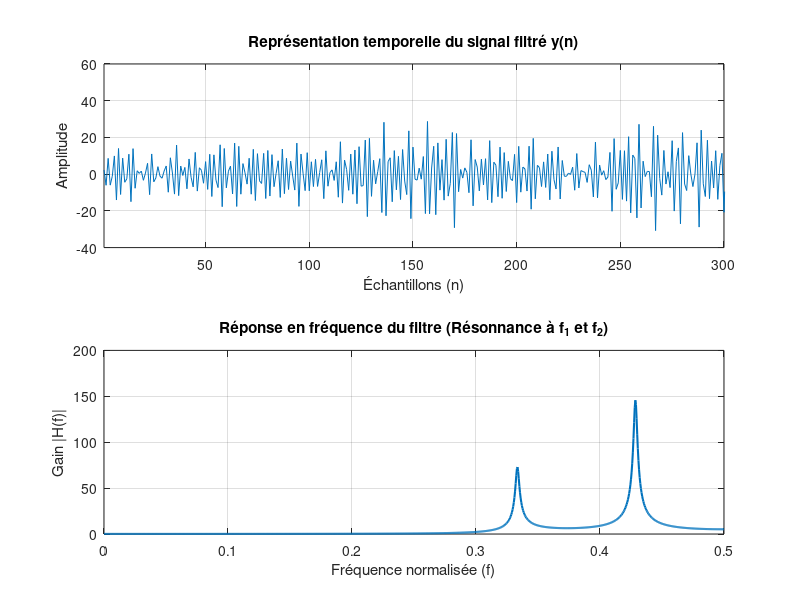

This figure's MATLAB source: (Note: this script raises an error after producing the figure.)
clear;
clc;

%%%%%%%%% Étape 2.2.2 : %%%%%%%%%

%% génération bbgc :

N = 2000;
m = 0;
sigma_carre = 1;
x = abs(sqrt(sigma_carre) + randn(1,N) + m);

%% création du filtre : 

f_1 = 1/3;
f_2 = 3/7;
R = 0.99; % module pôles
r = 0;

%%% pôles

p_1 = R*exp(1i*2*pi*f_1);
p_2 = conj(p_1);
p_3 = R*exp(1i*2*pi*f_2);
p_4 = conj(p_3);

%%% zéros

z_1 = r*exp(1i*2*pi*f_1);
z_2 = conj(z_1);
z_3 = r*exp(1i*2*pi*f_2);
z_4 = conj(z_3);

%%% Numérateur

Zeros = [z_1 z_2 z_3 z_4];
B = poly(Zeros);

%%% Dénominateur : 

Poles = [p_1 p_2 p_3 p_4];
A = poly(Poles);

%% filtrage : 
y = filter(B,A,x);


%% Affichage de la réponse en fréquence (Réjections)
figure;

%%% Représentation temporelle %%%

n = 1:N;
% Plot simple du signal de sortie filtré
subplot(2,1,1);
plot(n, y);
grid on;

xlim([1 300]); 
xlabel('Échantillons (n)');
ylabel('Amplitude');
title('Représentation temporelle du signal filtré y(n)');

%%% Représentation spectrale %%%

fn = 0 : 1/N : 1/2; 

H = freqz(B, A, 2*pi*fn);

subplot(2,1,2);
plot(fn, abs(H), 'LineWidth', 1.5);
grid on;
xlabel('Fréquence normalisée (f)');
ylabel('Gain |H(f)|');
title('Réponse en fréquence du filtre (Résonnance à f_1 et f_2)');


%% Comparaison des estimateurs de DSP (Welch, Bartlett, Daniell vs Théorique)
figure('Name', 'Comparaison des Périodogrammes - Filtre 1', 'Position', [100, 100, 900, 600]);
Fs = 1; 

% 4. Périodogramme de Daniell (on le calcule d'abord pour récupérer f_d)
[pxx_raw, f_d] = periodogram(y, [], 1024, Fs);
m_daniell = 5; % Fenêtre de lissage
kernel = ones(2*m_daniell + 1, 1) / (2*m_daniell + 1);
pxx_daniell = conv(pxx_raw, kernel, 'same');

% 1. DSP Théorique (évaluée sur la même grille de fréquence f_d et avec Fs=1)
[H2, f_th] = freqz(B, A,length(f_d) , Fs);
DSP_theorique = abs(H2).^2;

% 2. Périodogramme de Welch
[pxx_welch, f_w] = pwelch(y, hamming(256), 128, 1024, Fs);

% 3. Périodogramme de Bartlett (Cas particulier de Welch avec 0 recouvrement)
segmentLength = floor(N/4);
[pxx_bartlett, f_b] = pwelch(y, segmentLength, 0, 1024, Fs);

% 5. Corrélogramme
[r_yy, lags] = xcorr(y, 'biased');
M_lag = 100; 
w = hamming(2*M_lag + 1)';
r_yy_windowed = r_yy(N - M_lag : N + M_lag) .* w;
[pxx_correlo, f_c] = freqz(r_yy_windowed, 1, 1024, Fs);

% 6. Affichage en dB
plot(f_th, 10*log10(DSP_theorique), 'k', 'LineWidth', 2, 'DisplayName', 'DSP Théorique');
hold on;
plot(f_d, 10*log10(pxx_raw), 'Color', [0.7 0.7 0.7], 'DisplayName', 'Périodogramme brut'); % Gris clair
plot(f_w, 10*log10(pxx_welch), 'b', 'DisplayName', 'Welch');
plot(f_b, 10*log10(pxx_bartlett), 'g', 'DisplayName', 'Bartlett');
plot(f_d, 10*log10(pxx_daniell), 'm', 'LineWidth', 1.5, 'DisplayName', 'Daniell (m=5)');

grid on;
xlabel('Fréquence normalisée');
ylabel('Densité Spectrale de Puissance (dB)');
title('Comparaison des estimateurs de DSP pour le Filtre de Réjection');
legend('show', 'Location', 'southwest');
xlim([0 0.5]); 
